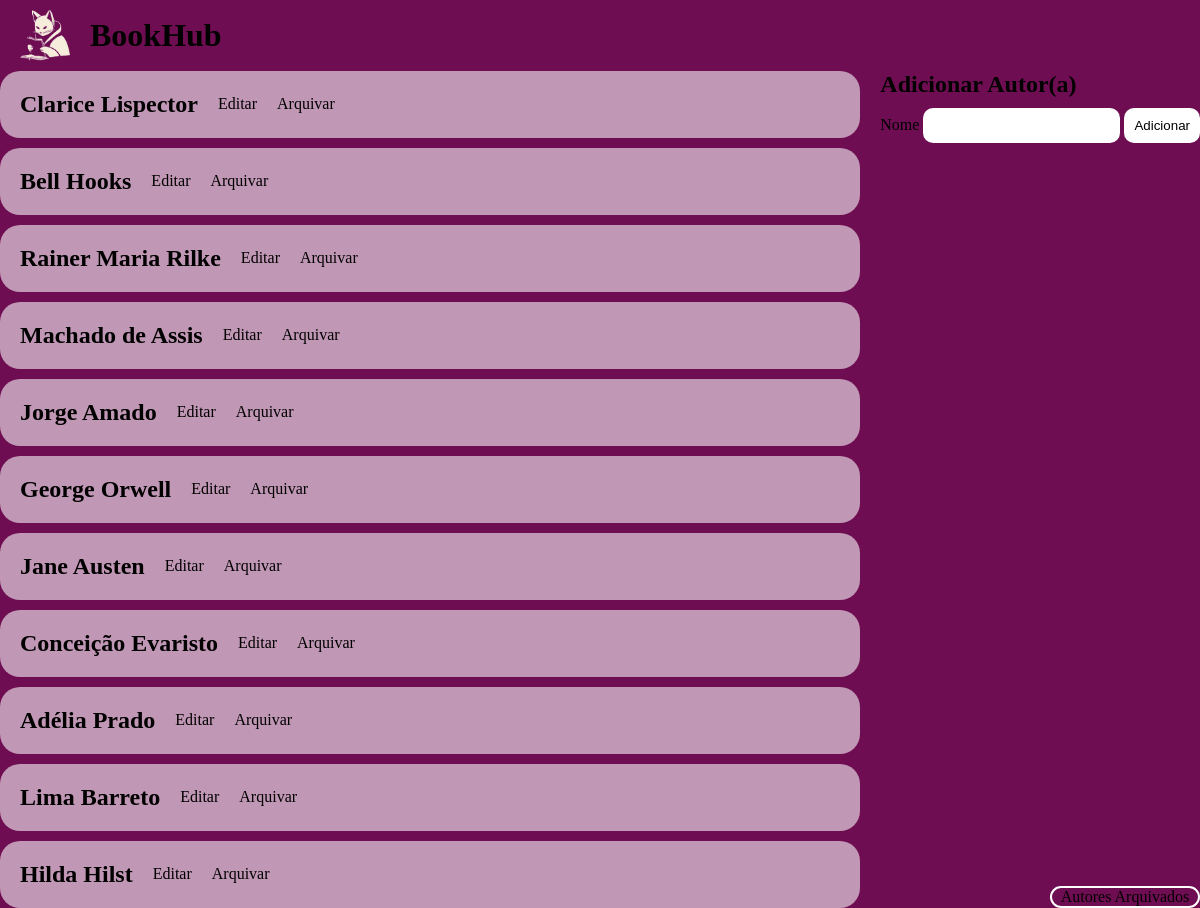
Before: /autor/formAddAutor.php with the older database file.
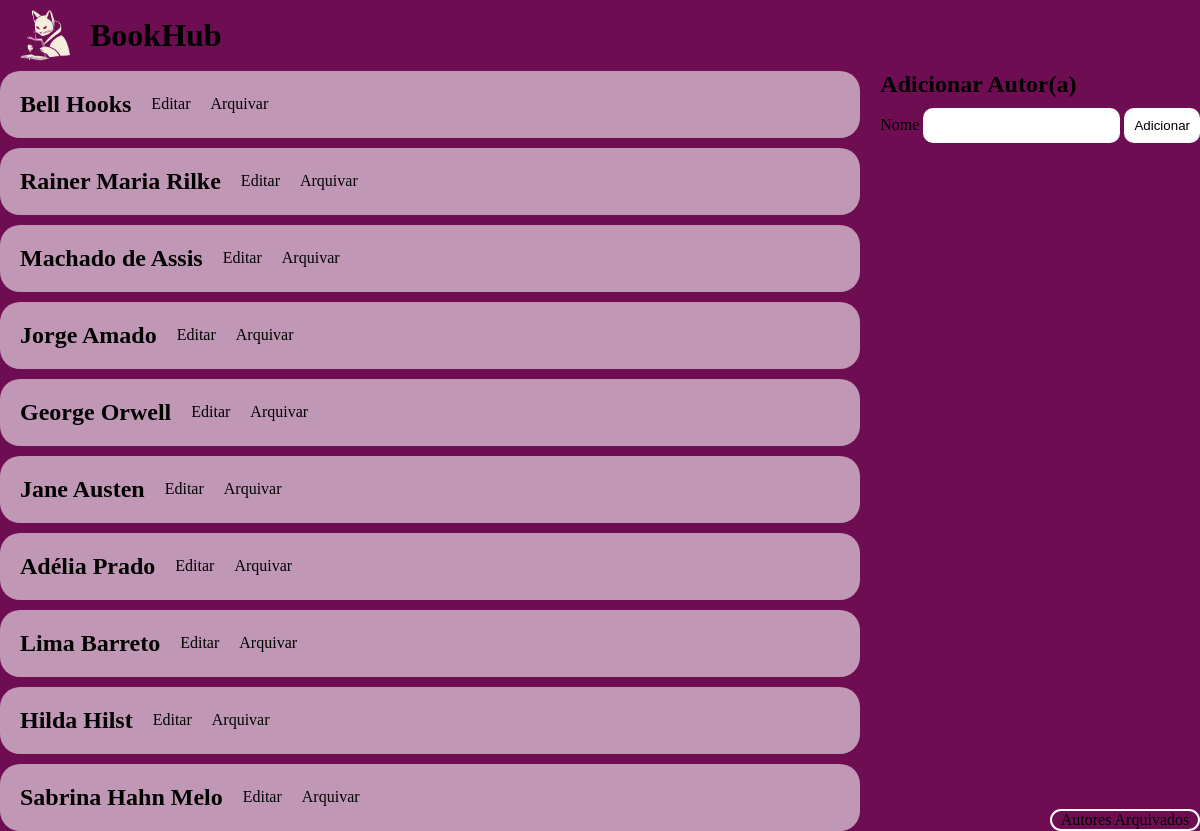
After: the same page with the newer database file.
### tables this page shows
CREATE TABLE `autor` (
  `id` int(11) NOT NULL,
  `nome` varchar(120) NOT NULL,
  `arquivado` tinyint(4) NOT NULL DEFAULT 0
);

### autor/formAddAutor.php (the view, shortened to what this page needs)
<!DOCTYPE html>
<html lang="en">
<head>
    <link rel="stylesheet" href="../style.css">
</head>
<body>
    <div class="container">
        <header>
            <div class="logoDiv">
                <a href="../index.php">
                    <img class="logo" src="../image/logo.png" alt="">
                    <h1>BookHub</h1>
                </a>
            </div>
        </header>
        <div class="listagemAutores">
        <main class="mainAutores">
            <div class="listagemAutores">
                <?php
                    $db = new mysqli("localhost", "root", "", "bookhub");
                    $editId = isset($_GET['editId']) ? intval($_GET['editId']) : 0;
                    $query = "SELECT * FROM autor WHERE arquivado = 0";
                    $resultado = $db->query($query);
                    if ($resultado->num_rows > 0) {
                        while($row = $resultado->fetch_assoc()) {
                            $nomeAutor = $row['nome'];
                            $idAutor = $row['id'];
                            if ($editId == $idAutor) {
                                echo "<div class='autorIndividual'>";
                                echo "<form method='POST' action='editAutor.php'>";
                                echo "<input type='hidden' name='id' value='$idAutor'>";
                                echo "<input type='text' name='nome' value='$nomeAutor'>";
                                echo "<input type='submit' value='Salvar'>";
                                echo "</form>";
                                echo "<a href='arquivarAutor.php?idAutor=$idAutor&status=1'>Arquivar</a>";
                                echo "</div>";
                            } else {
                                echo "<div class='autorIndividual'>";
                                echo "<h2>" . $nomeAutor . "</h2>";
                                echo "<a href='?editId=$idAutor'>Editar</a> ";
                                echo "<a href='arquivarAutor.php?idAutor=$idAutor&status=1'>Arquivar</a>";
                                echo "</div>";
                            }
                        }
                    } else {
                        echo "<h2>Nenhum autor encontrado.</h2>";
                    }
                    ?>
            </div>
                <div class="direita">
                    <div class="addAutor">
                        <h2>Adicionar Autor(a)</h2>
                        <form method='post' action='addAutor.php'>
                            <label for='nome'>Nome</label>
                            <input type='text' id='nome' required name='nome'>
                            <button type='submit'>Adicionar</button>
                        </form>
                    </div>
                    <div class="containerAutoresArquivados"><a class="autoresArquivados" href="autoresArquivados.php">Autores Arquivados</a></div>
                </div>
        </main>
    </div>
</body>
</html>

Changed rows visible on the page:
no longer on this page (row edited): autor: nome "Clarice Lispector"
no longer on this page (row edited): autor: nome "Conceição Evaristo"
added autor: nome "Sabrina Hahn Melo"
